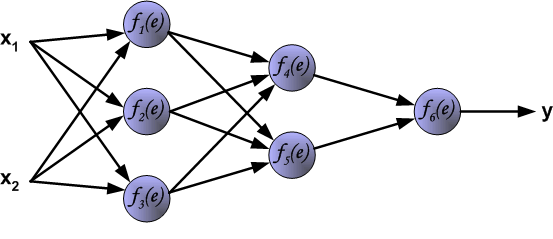
//> input picture machinelearning/img/ann/mlp.png, 553 x 239 px, given in place of the camera
$ ./main   (built with g++ and OpenCV 4)
//> lines starting //> are read from the running program, lines starting //| are printed output that depends on the picture
#include <cv.h>
#include <highgui.h>
#include "lbp.hpp"
#include "histogram.hpp"

using namespace cv;

int main(int argc, const char *argv[]) {
	int deviceId = 0;
	if(argc > 1)
		deviceId = atoi(argv[1]);

	VideoCapture cap(deviceId);

	if(!cap.isOpened()) {
    	cerr << "Capture Device ID " << deviceId << "cannot be opened." << endl;
    	return -1;
    }

	// initial values
    int radius = 1;
    int neighbors = 8;

    // windows
    namedWindow("original",CV_WINDOW_AUTOSIZE);
    namedWindow("lbp",CV_WINDOW_AUTOSIZE);

    // matrices used
    Mat frame; // always references the last frame
    Mat dst; // image after preprocessing
    Mat lbp; // lbp image

    // just to switch between possible lbp operators
    vector<string> lbp_names;
    lbp_names.push_back("Extended LBP"); // 0
    lbp_names.push_back("Fixed Sampling LBP"); // 1
    lbp_names.push_back("Variance-based LBP"); // 2
    int lbp_operator=0;

    bool running=true;
    while(running) {
    	cap >> frame;
//> frame is the input picture: 239 rows x 553 cols, CV_8UC3; mean B, G, R 236.5, 233.1, 233.1
    	cvtColor(frame, dst, CV_BGR2GRAY);
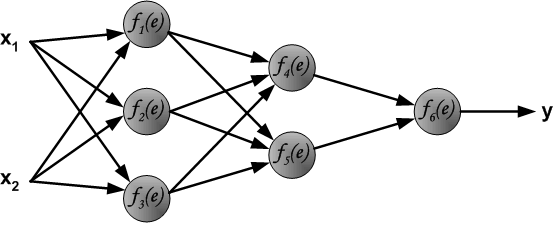
//> dst: 239 rows x 553 cols, CV_8UC1; min 0, max 255, mean 233.5
    	GaussianBlur(dst, dst, Size(7,7), 5, 3, BORDER_CONSTANT); // tiny bit of smoothing is always a good idea
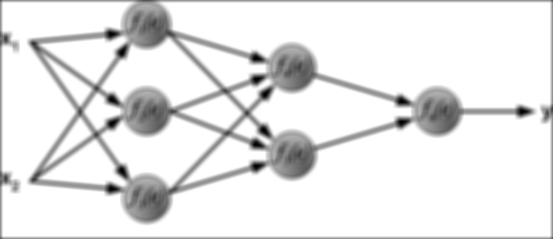
//> dst: 239 rows x 553 cols, CV_8UC1; min 0, max 255, mean 231.1
    	// comment the following lines for original size
    	resize(frame, frame, Size(), 0.5, 0.5);
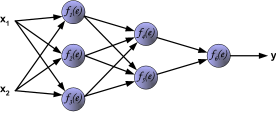
//> frame: 120 rows x 276 cols, CV_8UC3; mean B, G, R 236.5, 233.2, 233.2
    	resize(dst,dst,Size(), 0.5, 0.5);
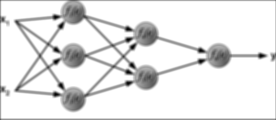
//> dst: 120 rows x 276 cols, CV_8UC1; min 2, max 255, mean 231
    	//
    	switch(lbp_operator) {
    	case 0:
//> (the run ends here: the program needs code that is not available in this run, at `lbp::ELBP(dst, lbp, radius, neighbors);`)

$ run again, on machinelearning/img/ann/neuron.png
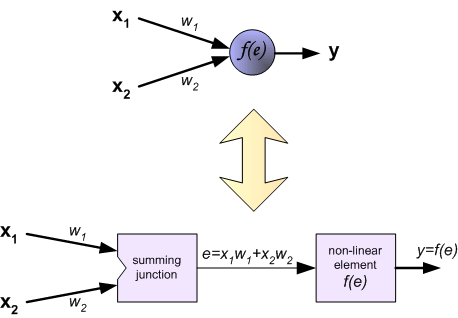
//> input picture machinelearning/img/ann/neuron.png, 458 x 318 px, given in place of the camera
//> frame is the input picture: 318 rows x 458 cols, CV_8UC3; mean B, G, R 245.5, 244.2, 245.3
//> `resize(frame, frame, Size(), 0.5, 0.5);`:
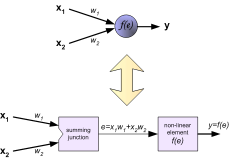
//> frame: 159 rows x 229 cols, CV_8UC3; mean B, G, R 245.5, 244.2, 245.3
//> `resize(dst,dst,Size(), 0.5, 0.5);`:
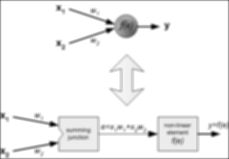
//> dst: 159 rows x 229 cols, CV_8UC1; min 4, max 255, mean 242.6
